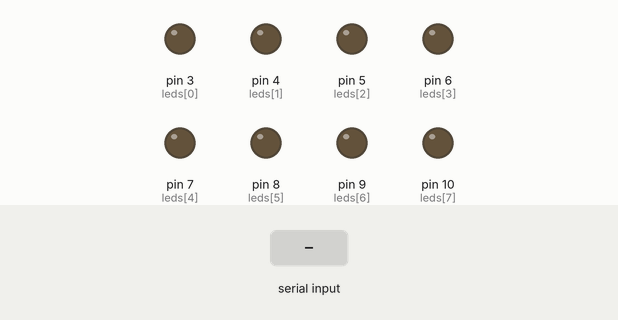
This sketch was run on a simulated Arduino Uno, built with avr-gcc and run on an emulated ATmega328P. Parts: output pins drawn as LEDs (lit = HIGH). Dashed ring = blinking. Inputs (shaded band) come from the test bench.

Above: at 1.2 s.
1.3 s: "90,45\n" received over Serial
At 3.1 s:
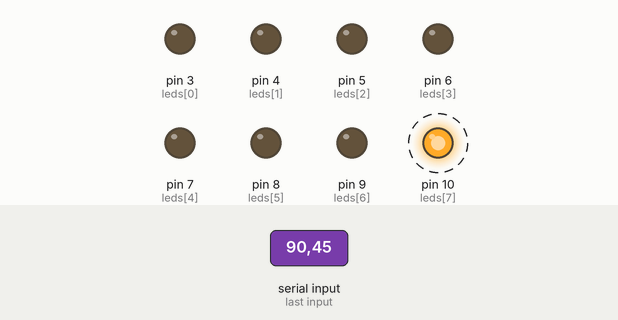
At 5.2 s:
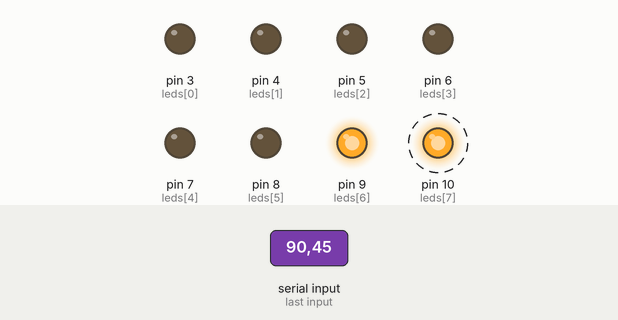
Timing chart, 0 to 22.0 s (numbered marks = the images above; inputs shaded):
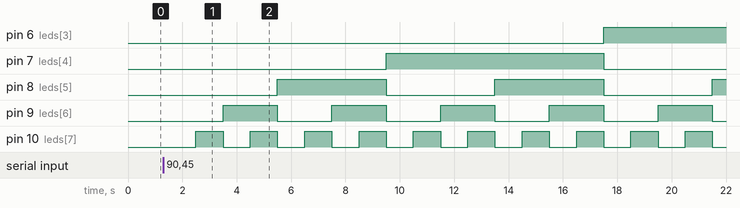

The sketch:

ProgramaT8.ino
```cpp
int leds[8] = {3, 4, 5, 6, 7, 8, 9, 10};
//Bit menos significativo - 10
//Bit menos significativo - 3
void setup() {
  // put your setup code here, to run once:
  for (int i = 0; i < 8; i++)
  {
    pinMode(leds[i], OUTPUT);
  }
  Serial.begin(9600);
  Serial.setTimeout(100);
}

int  cociente, residuo; //num decimal a leer
int k = 7, cont = 1, valor = 0;
void loop() {

  if (Serial.available() > 0)
  {
    valor = Serial.readString().toInt();
    cont = 0;
    while ( cont <=  valor ) {
      cociente = cont;
      k = 7;
      while (cociente > 0) {
        residuo = cociente % 2;
        digitalWrite(leds[k--], residuo);
        cociente = cociente / 2;
      }

      for (; k >= 0; k--) {
        digitalWrite(leds[k], 0);
      }
      cont++;
      delay(1000);
    }


  }
  delay(100);
}
```

Measured:
- after the input at 1.3 s, pin 6 (leds[3]): LOW → HIGH after 16.2 s; pin 7 (leds[4]): LOW → HIGH after 8.2 s, → LOW 8.0 s later
